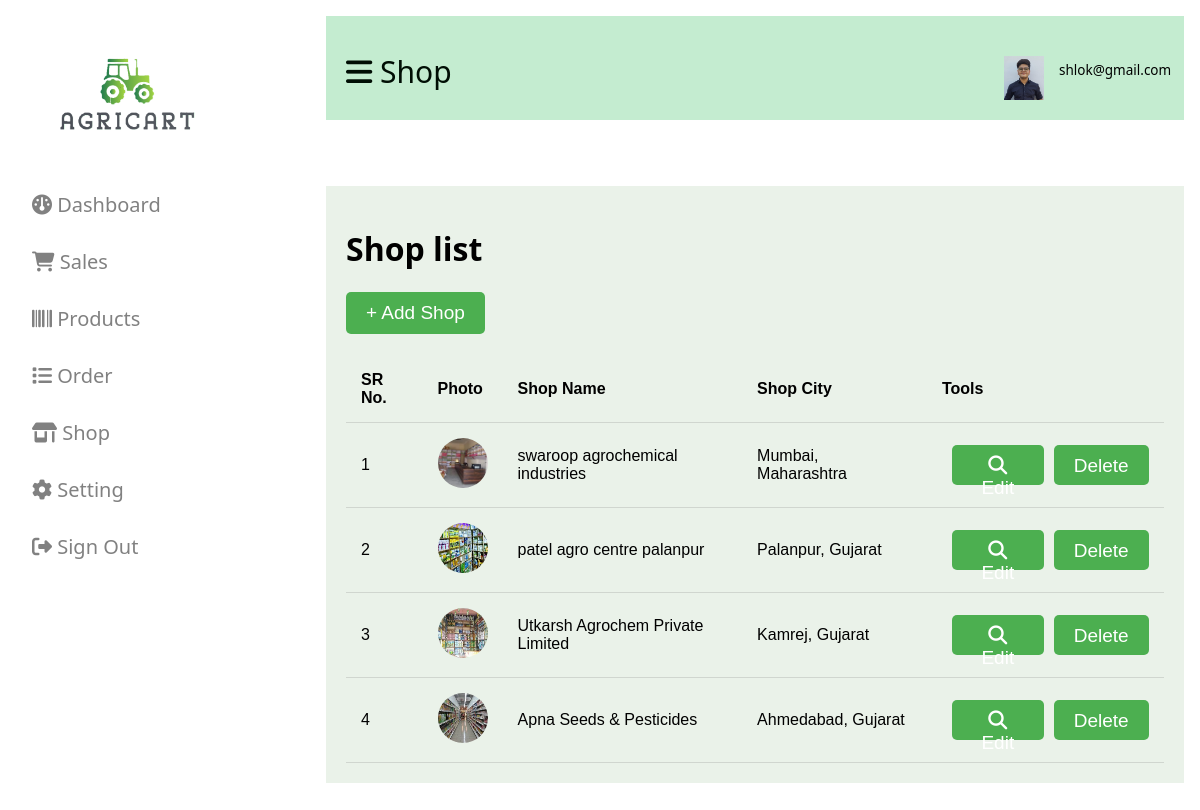
The page /seller/shop.php (signed in) on the database its author committed.
### tables this page shows
CREATE TABLE `seller_details` (
  `seller_id` int(20) NOT NULL,
  `first_name` char(50) NOT NULL,
  `last_name` char(50) NOT NULL,
  `photo` varchar(255) NOT NULL,
  `email` varchar(50) NOT NULL,
  `password` varchar(100) NOT NULL,
  `contact_no` int(15) NOT NULL,
  `government_id` varchar(100) NOT NULL,
  `gst_no` int(100) NOT NULL,
  `status` int(3) NOT NULL,
  `created_on` datetime NOT NULL,
  `otp` int(7) NOT NULL,
  `verify` int(255) NOT NULL
);

CREATE TABLE `shop_details` (
  `shop_id` int(255) NOT NULL,
  `seller_id` int(255) NOT NULL,
  `name` varchar(255) NOT NULL,
  `address` varchar(255) NOT NULL,
  `city` varchar(255) NOT NULL,
  `email` varchar(255) NOT NULL,
  `contact_no` int(11) NOT NULL,
  `time` varchar(255) NOT NULL,
  `contact_person` varchar(255) NOT NULL,
  `location` varchar(255) NOT NULL,
  `photo` varchar(255) NOT NULL
);

### seller/shop.php (the view, shortened to what this page needs)
<?php
include("../database/connection.php");
$seller_username = $_SESSION['username'];
$seller_id_query = "SELECT seller_id FROM seller_details WHERE email = '$seller_username'";
$seller_id_result = mysqli_query($conn, $seller_id_query);
$seller_id_row = mysqli_fetch_assoc($seller_id_result);
$seller_id = $seller_id_row['seller_id'];
$sql_shop = "SELECT * FROM shop_details WHERE seller_id = $seller_id";
$result_shop = mysqli_query($conn, $sql_shop);
$sql = "SELECT photo FROM seller_details WHERE seller_id = '$seller_id'";
$result_img = mysqli_query($conn, $sql);
if (mysqli_num_rows($result_img) > 0) {
    $row = mysqli_fetch_assoc($result_img);
}
?>
<!DOCTYPE html>
<html>
<head>
    <link rel="stylesheet" href="style.css">
    <link rel="stylesheet" href="https://cdnjs.cloudflare.com/ajax/libs/font-awesome/4.7.0/css/font-awesome.min.css">
    <link rel="stylesheet" href="https://cdnjs.cloudflare.com/ajax/libs/font-awesome/6.5.1/css/all.min.css"
 />
</head>
<body>
    <?php include("navigation.php"); ?>
    <div id="main">
        <div class="head">
            <div class="col-div-6">
                <span style="font-size:30px;cursor:pointer; color: #000e04;" class="nav"><i
                        class="fa-solid fa-bars"></i> Shop</span>
            </div>
            <div class="col-div-6">
            <div class="profile">
                <?php
                    $image = empty($row['photo']) ? '../images/profile.jpg' : '../images/' . $row['photo'];
                    echo "<td><img src='$image' class='pro-img'></td>";
                ?>
                    <p><?php echo $seller_username; ?></p>
                </div>
            </div>
        </div>
        <br />
        <br /><br />
        <div class="col-div-8">
            <div class="box-8">
                <div class="content">
                    <p>
                        <h1>Shop list</h1>
                        <a href="add_shop.php"><button>+ Add Shop</button></a>
                    </p>
                    <br />
                    <div class="table-container">
                        <table>
                            <tr>
                                <th>SR No.</th>
                                <th>Photo</th>
                                <th>Shop Name</th>
                                <th>Shop City</th>
                                <th>Tools</th>
                            </tr>
                            <?php
                            if ($result_shop && mysqli_num_rows($result_shop) > 0) {
                                $sr_no = 1;
                                while ($row = mysqli_fetch_assoc($result_shop)) {?>
                                    <tr>
                                        <td><?php echo $sr_no++; ?></td>
                                        <?php
                                        $image = empty($row['photo']) ? '../images/profile.jpg' : '../images/' . $row['photo'];
                                        echo "<td><img src='$image' alt='Seller Photo' style='width: 50px; height: 50px; border-radius: 50%;'></td>";
                                        ?>
                                        <td><?php echo $row['name']; ?></td>
                                        <td><?php echo $row['city']; ?></td>
                                        <td>
                                            <div class="view-button">
                                                <button onclick="openPopup(<?php echo $row['shop_id']; ?>)">
                                                    <i class='fa-solid fa-magnifying-glass'></i> Edit
                                                </button>
                                                <form method="POST" action="delete_shop.php">
                                                    <button type="submit">
                                                    <ion-icon name="trash-outline"></ion-icon> Delete
                                                    </button>
                                                </form>
                                            </div>
                                        </td>
                                    </tr>
                                    <?php
                                }
                            } else {
                                echo "<tr><td colspan='5'>No shops found.</td></tr>";
                            }
                            ?>
                        </table>
                    </div>
                </div>
            </div>
        </div>
    </div>
</body>
</html>

### seller/style.css (style rules this page uses)
body { margin: 0; padding: 0; background-color: white; font-family: system-ui; overflow-x: hidden; }
#main { transition: margin-left .5s; padding: 16px; margin-left: 300px; }
.head { padding:20px; padding-top: 35px; background-color: #c4ecd0; margin-left: 10px; }
.col-div-6 { width: 50%; float: left; }
.profile { display: inline-block; float: right; width: 160px; }
.pro-img { float: left; width: 40px; margin-top: 5px; }
.profile p { color: rgb(0, 0, 0); font-weight: 500; margin-left: 55px; margin-top: 10px; font-size: 13.5px; }
.col-div-8 { width: 104%; float: left; }
.content { padding: 20px; }
.content p { margin: 0px; font-size: 20px; color: #f7403b; }
.box-8, .box-4 { width: 95%; background-color: #eaf2e9; height: 100%; }
.box-8 { margin-left: 10px; }
table { font-family: arial, sans-serif; border-collapse: collapse; width: 100%; }
td, th { text-align: left; padding:15px; color: #010000; border-bottom: 1px solid #81818140; }
button { background-color: #4caf50; color: #fff; padding: 10px 20px; border: none; border-radius: 5px; cursor: pointer; font-size: 19px; }
.view-button { display: flex; }
.view-button button { margin-left: 10px; height: 40px; }

### rows shown on the page
seller_details: photo (picture)
shop_details: photo (picture), name "swaroop agrochemical industries", city "Mumbai, Maharashtra"
shop_details: photo (picture), name "patel agro centre palanpur", city "Palanpur, Gujarat"
shop_details: photo (picture), name "Utkarsh Agrochem Private Limited", city "Kamrej, Gujarat"
shop_details: photo (picture), name "Apna Seeds & Pesticides", city "Ahmedabad, Gujarat"

### other values the page prints
$seller_username "shlok@gmail.com"
